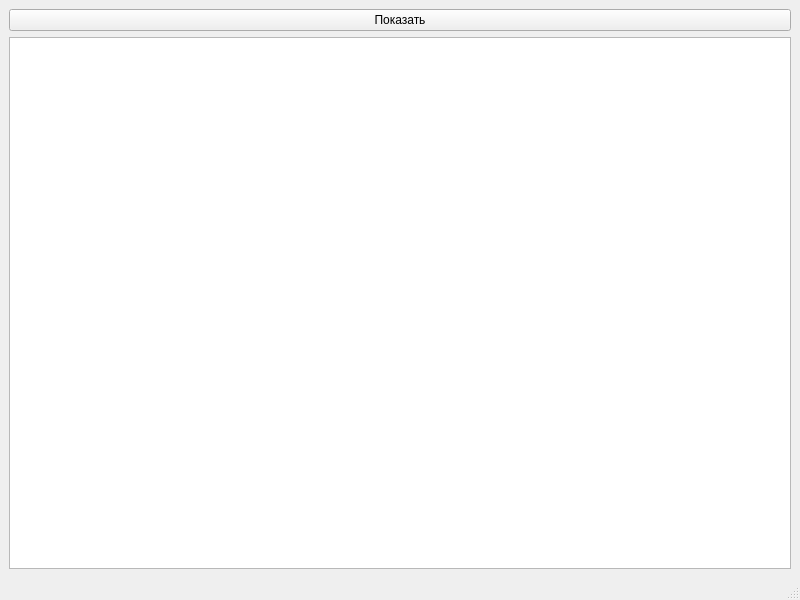
<?xml version="1.0" encoding="UTF-8"?>
<ui version="4.0">
 <class>MainWindow</class>
 <widget class="QMainWindow" name="MainWindow">
  <property name="geometry">
   <rect>
    <x>0</x>
    <y>0</y>
    <width>800</width>
    <height>600</height>
   </rect>
  </property>
  <property name="windowTitle">
   <string>MainWindow</string>
  </property>
  <widget class="QWidget" name="centralwidget">
   <layout class="QVBoxLayout" name="verticalLayout">
    <item>
     <widget class="QPushButton" name="btn">
      <property name="text">
       <string>Показать</string>
      </property>
     </widget>
    </item>
    <item>
     <widget class="QListWidget" name="listWidget"/>
    </item>
   </layout>
  </widget>
  <widget class="QMenuBar" name="menubar">
   <property name="geometry">
    <rect>
     <x>0</x>
     <y>0</y>
     <width>800</width>
     <height>26</height>
    </rect>
   </property>
  </widget>
  <widget class="QStatusBar" name="statusbar"/>
 </widget>
 <resources/>
 <connections/>
</ui>
